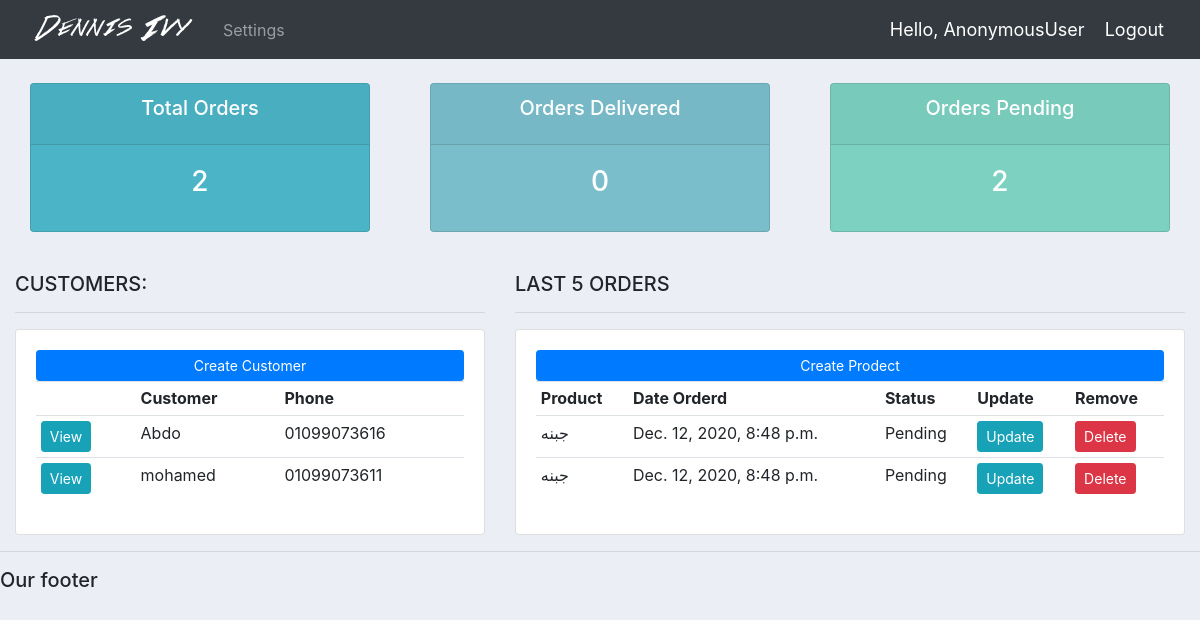
The app's page /, older data.
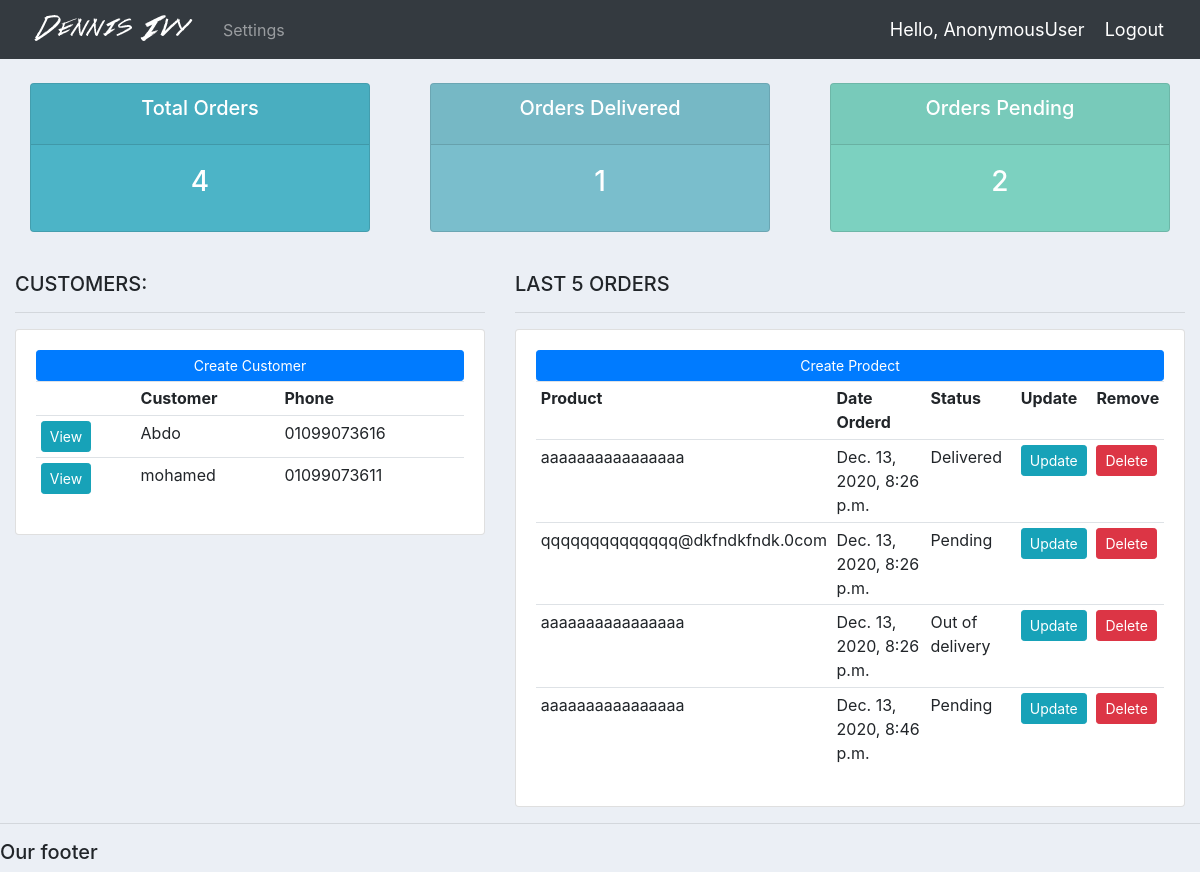
The same page, newer data.
### A1/models.py (models this page shows, shortened)
class Customer(models.Model):
    name = models.CharField(max_length=200 , null=True)
    phone = models.CharField(max_length=200 , null=True)
    email = models.CharField(max_length=200, null=True)
    date_created = models.DateTimeField(auto_now_add=True , null=True)

class Order(models.Model):
    STATUS = (
        ('Pending', 'Pending'),
        ('Out of delivery', 'Out of delivery'),
        ('Delivered', 'Delivered'),
    )
    customer = models.ForeignKey(Customer, null=True, on_delete=models.SET_NULL)
    product = models.ForeignKey(Product, null=True, on_delete=models.SET_NULL)
    date_created = models.DateTimeField(auto_now_add=True, null=True)
    status = models.CharField(max_length=200, null=True , choices=STATUS)

class Product(models.Model):
    CATEGORY =(
        ('Indoor', 'Indoor'),
        ('Out Door', 'Out Door'),
    )
    name = models.CharField(max_length=200 , null=True)
    price = models.FloatField(null=True)
    category = models.CharField(max_length=200 , null=True,choices=CATEGORY)
    description = models.CharField(max_length=200 , null=True, blank=True)
    date_created = models.DateTimeField(auto_now_add=True , null=True)
    tags = models.ManyToManyField(Tag)
    def __str__(self):
        return self.name

### A1/views.py (the view)
# urls.py: path('', home, name='home'),
def home(request):
    orders = Order.objects.all()
    customers = Customer.objects.all()
    total_orders = Order.objects.count()
    delivered = orders.filter(status='Delivered').count()
    pending = orders.filter(status='Pending').count()
    context = {'customers': customers,
               'orders': orders,
               'delivered': delivered,
               'pending': pending,
               'total_orders': total_orders
               }
    return render(request, 'accounts/dashboard.html', context)

### A1/templates/accounts/dashboard.html
{%  extends 'accounts/main.html' %}
{% block content %}
{%  include 'accounts/status.html' %}
<br>
<div class="row">
	<div class="col-md-5">
		<h5>CUSTOMERS:</h5>
		<hr>
		<div class="card card-body">
			<a class="btn btn-primary  btn-sm btn-block" href="">Create Customer</a>
			<table class="table table-sm">
				<tr>
					<th></th>
					<th>Customer</th>
					<th>Phone</th>
				</tr>
				{% for customer in customers %}
					<tr>
						<td><a class="btn btn-sm btn-info" href="{% url 'customer' customer.id %}">View</a></td>
						<td>{{customer.name}}</td>
						<td>{{customer.phone}}</td>
					</tr>
				{% endfor %}
			</table>
		</div>
	</div>
	<div class="col-md-7">
		<h5>LAST 5 ORDERS</h5>
		<hr>
		<div class="card card-body">
			<a class="btn btn-primary  btn-sm btn-block" href="">Create Prodect</a>
			<table class="table table-sm">
				<tr>
					<th>Product</th>
					<th>Date Orderd</th>
					<th>Status</th>
					<th>Update</th>
					<th>Remove</th>
				</tr>
				{% for order in orders %}
					<tr>
						<td>{{order.product}}</td>
						<td>{{order.date_created}}</td>
						<td>{{order.status}}</td>
						<td><a class="btn btn-sm btn-info" href="{% url 'update_order' order.id %}">Update</a></td>
						<td><a class="btn btn-sm btn-danger" href="{% url 'delete_order' order.id %}">Delete</a></td>
					</tr>
				{% endfor %}
			</table>
		</div>
	</div>
</div>
{% endblock %}

Row changes from the older to the newer data that the page shows:
removed Order: product "جبنه", date_created "Dec. 12, 2020, 8:48 p.m.", status "Pending"
removed Order: product "جبنه", date_created "Dec. 12, 2020, 8:48 p.m.", status "Pending"
added Order: product "aaaaaaaaaaaaaaaa", date_created "Dec. 13, 2020, 8:26 p.m.", status "Delivered"
added Order: product "qqqqqqqqqqqqqq@dkfndkfndk.0com", date_created "Dec. 13, 2020, 8:26 p.m.", status "Pending"
added Order: product "aaaaaaaaaaaaaaaa", date_created "Dec. 13, 2020, 8:26 p.m.", status "Out of delivery"
added Order: product "aaaaaaaaaaaaaaaa", date_created "Dec. 13, 2020, 8:46 p.m.", status "Pending"
Text that changed along with them:
{{ total_orders }}: "2" → "4"
{{ delivered }}: "0" → "1"
